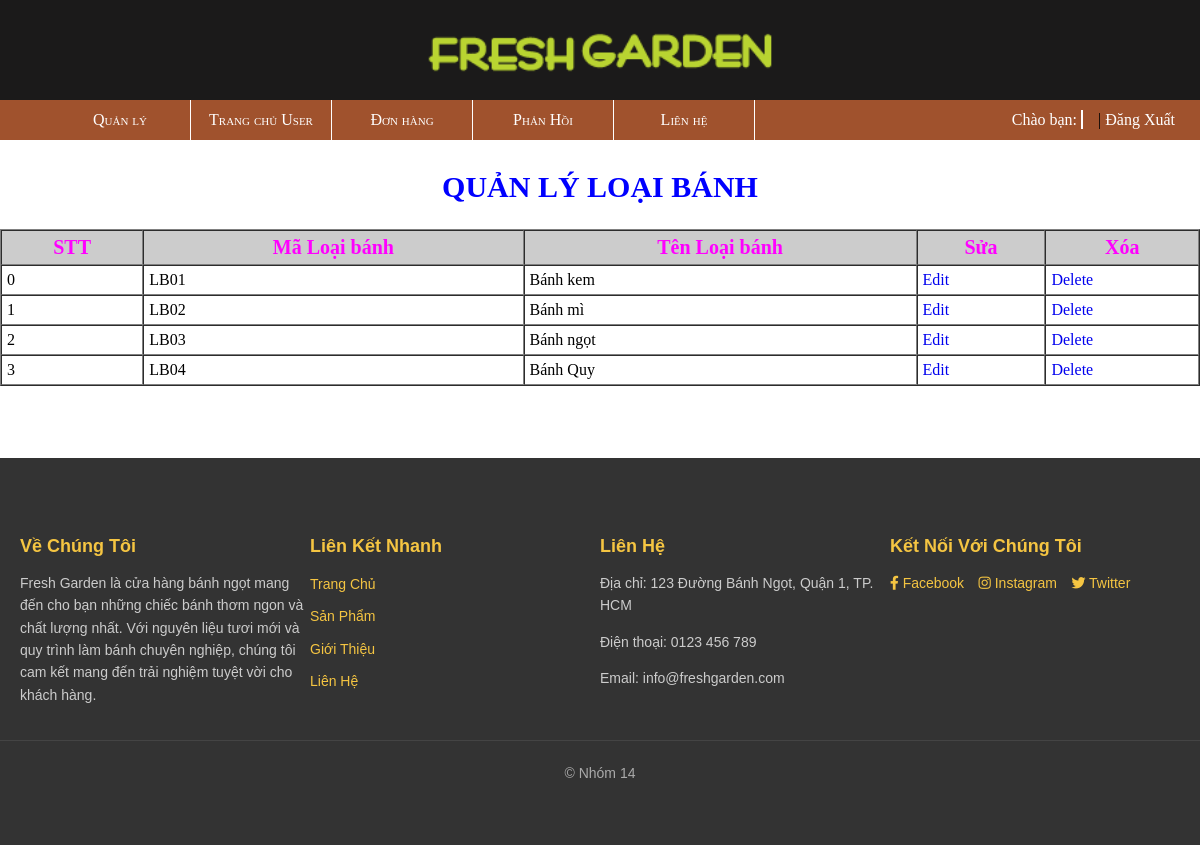
Page /Admin/QLloaibanh/Danhsachloaibanh.php on the committed database.
### tables this page shows
CREATE TABLE `loaibanh` (
  `Maloaibanh` varchar(10) NOT NULL,
  `Tenloaibanh` varchar(50) NOT NULL
);

### Admin/QLloaibanh/Danhsachloaibanh.php (the view, shortened to what this page needs)
<?php
include "../../ketnoi.php";
?>
<!DOCTYPE html>
<html lang="en">
<head>
    <link rel="stylesheet" href="../../Header/header.css">
    <link rel="stylesheet" href="../menuAD/menuCon.css">
    <link rel="stylesheet" href="../../Footer/footer.css">
</head>
<body>
    <?php
    $i = 0;
    $db = "SELECT * FROM loaibanh";
    $result = mysqli_query($conn, $db);
    include "../../Header/header.php";
    include "../menuAD/menuNgang.php";
    ?>
    <table cellspacing="0" cellpadding="5px" border="1" style="width:100%">
        <caption>
            <h2 style="font-style: bold; color:#0000FF; font-size:30px">QUẢN LÝ LOẠI BÁNH</h2>
        </caption>
        <thead>
            <tr style="background-color: #ccc; font-size: 20px; color: #FF00FF;">
                <th>STT</th>
                <th>Mã Loại bánh</th>
                <th>Tên Loại bánh</th>
                <th>Sửa</th>
                <th>Xóa</th>
            </tr>
        </thead>
        <tbody>
            <?php
            while ($row = mysqli_fetch_array($result)) { ?>
                <td><?php echo $i++; ?></td>
                <td><?php echo $row['Maloaibanh']; ?></td>
                <td><?php echo $row['Tenloaibanh']; ?></td>
                <td>
                    <a href="Sualoaibanh.php?Maloaibanh=<?php echo $row['Maloaibanh']; ?>" style="text-decoration: none;">Edit</a>
                </td>
                <td>
                    <a href="XoaLoaiBanh.php?Maloaibanh=<?php echo $row['Maloaibanh']; ?>" style="text-decoration: none;"
                        onclick="return confirm('Bạn có chắc chắn muốn xóa loại này không?')">Delete</a>
                </td>
            <?php
            }
            ?>
        </tbody>
    </table>
    <?php
    include "../../Footer/footer.php";
    ?>
</body>
</html>

### Header/header.css (style rules this page uses)
html, body { width: 100%; height: 100%; margin: 0; padding: 0; box-sizing: border-box; }

### rows in the picture
loaibanh: Maloaibanh "LB01", Tenloaibanh "Bánh kem"
loaibanh: Maloaibanh "LB02", Tenloaibanh "Bánh mì"
loaibanh: Maloaibanh "LB03", Tenloaibanh "Bánh ngọt"
loaibanh: Maloaibanh "LB04", Tenloaibanh "Bánh Quy"
